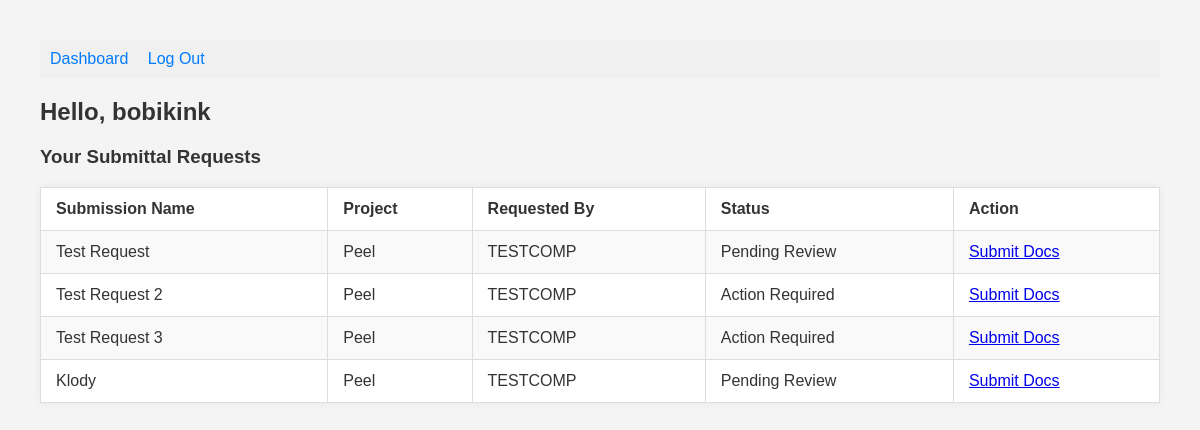
The page /submitter_dashboard (signed in) on the database its author committed.
### tables this page shows
CREATE TABLE submitting_users (
    id INTEGER PRIMARY KEY AUTOINCREMENT,
    login TEXT UNIQUE NOT NULL,
    password TEXT NOT NULL,
    email TEXT NOT NULL,
    token TEXT UNIQUE NOT NULL,
    invited_by INTEGER NOT NULL, name TEXT,
    FOREIGN KEY (invited_by) REFERENCES admin_users(id)
);

CREATE TABLE "requests" (
    id INTEGER PRIMARY KEY AUTOINCREMENT,
    project_id INTEGER NOT NULL,
    submitter_id INTEGER NOT NULL,
    requirement_set_id INTEGER NOT NULL,
    admin_id INTEGER NOT NULL,
    token TEXT UNIQUE,
    status TEXT DEFAULT 'pending review',
    date_requested TEXT DEFAULT CURRENT_TIMESTAMP
, name TEXT, description TEXT);

CREATE TABLE project (
    id INTEGER PRIMARY KEY AUTOINCREMENT,
    project_number INTEGER NOT NULL,
    project_name TEXT NOT NULL,
    project_admin_id INTEGER NOT NULL,
    FOREIGN KEY (project_admin_id) REFERENCES admin_users(id)
);

CREATE TABLE admin_users (
    id INTEGER PRIMARY KEY AUTOINCREMENT,
    login TEXT UNIQUE NOT NULL,
    password TEXT NOT NULL,
    email TEXT NOT NULL
, name TEXT);

### app.py (the view)
@app.route("/submitter_dashboard", methods=['GET', 'POST'])
def submitter_dashboard():
    if not session.get("submitter"):
        return redirect("/login")
    db = get_db()
    submitter_id = session.get("id")
    if not submitter_id and not session.get("submitter"):
        return redirect("/submitter_login")
    submitter = db.execute("SELECT * FROM submitting_users WHERE id = ?", (submitter_id,)).fetchone()
    sub_requests = db.execute("""
    SELECT
        requests.project_id,
        requests.admin_id,
        requests.token,
        requests.status,
        requests.name as request_name,
        admin_users.name AS gc_name,
        project.project_name
    FROM requests
    JOIN admin_users ON requests.admin_id = admin_users.id
    JOIN project ON requests.project_id = project.id
    WHERE requests.submitter_id = ?
""", (submitter_id,)).fetchall()
    return render_template("submitter_dashboard.html", submitter=submitter, sub_requests=sub_requests)

### app.py (called while the page is built)
def get_db():
    conn = sqlite3.connect("database.db")
    conn.row_factory = sqlite3.Row
    return conn

### templates/submitter_dashboard.html (shortened to what this page needs)
<!DOCTYPE html>
<html lang="en">
<head>
    <link rel="stylesheet" href="{{ url_for('static', filename='style.css') }}">
</head>
<body>
    <nav style="background-color: #f0f0f0; padding: 10px;">
        <a href="/submitter_dashboard" style="margin-right: 15px;">Dashboard</a>
        <a href="/logout">Log Out</a>
    </nav>
    <h2>Hello, {{ submitter['login'] }}</h2>
    <h3>Your Submittal Requests</h3>
    <table border="1" cellpadding="8" cellspacing="0">
        <tr>
            <th>Submission Name</th>
            <th>Project</th>
            <th>Requested By</th>
            <th>Status</th>
            <th>Action</th>
        </tr>
        {% for req in sub_requests %}
        <tr>
            <td>{{ req.request_name }}</td>
            <td>{{ req.project_name }}</td>
            <td>{{ req.gc_name }}</td>
            <td>{{ req.status.replace("_", " ").title() }}</td>
            <td><a href="/submission/{{ req.token }}">Submit Docs</a></td>
        </tr>
        {% else %}
        <tr>
            <td colspan="4">You have no active submittal requests.</td>
        </tr>
        {% endfor %}
    </table>
</body>
</html>

### static/style.css (style rules this page uses)
body { font-family: Arial, sans-serif; margin: 40px; background-color: #f4f4f4; color: #333; }
nav { background-color: #f0f0f0; padding: 10px; margin-bottom: 20px; }
nav a { margin-right: 15px; text-decoration: none; color: #007bff; }
h1, h2, h3 { color: #333; }
table { width: 100%; border-collapse: collapse; background-color: #fff; box-shadow: 0 0 8px rgba(0, 0, 0, 0.05); }
th, td { padding: 12px 15px; border: 1px solid #ddd; text-align: left; }
tr:nth-child(even) { background-color: #f9f9f9; }

### rows shown on the page
submitting_users: login "bobikink"
requests: request_name "Test Request", project_name "Peel", gc_name "TESTCOMP", status.replace "Pending Review"
requests: request_name "Test Request 2", project_name "Peel", gc_name "TESTCOMP", status.replace "Action Required"
requests: request_name "Test Request 3", project_name "Peel", gc_name "TESTCOMP", status.replace "Action Required"
requests: request_name "Klody", project_name "Peel", gc_name "TESTCOMP", status.replace "Pending Review"
